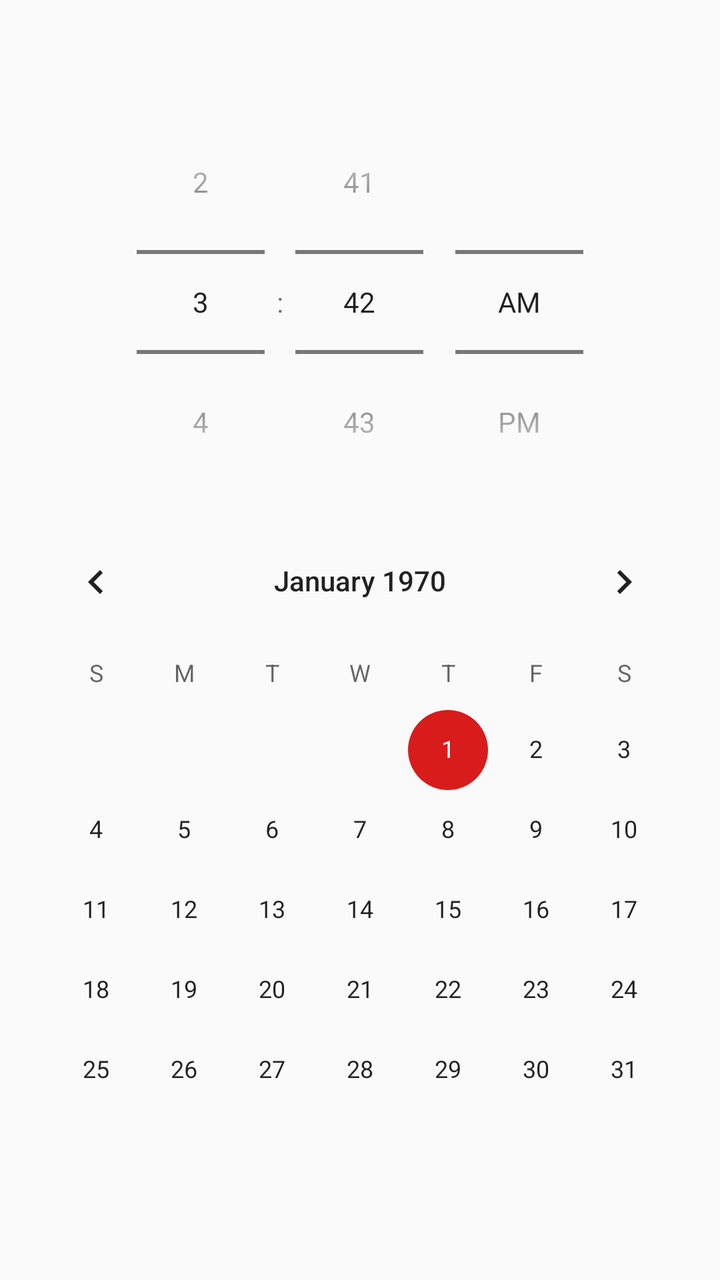
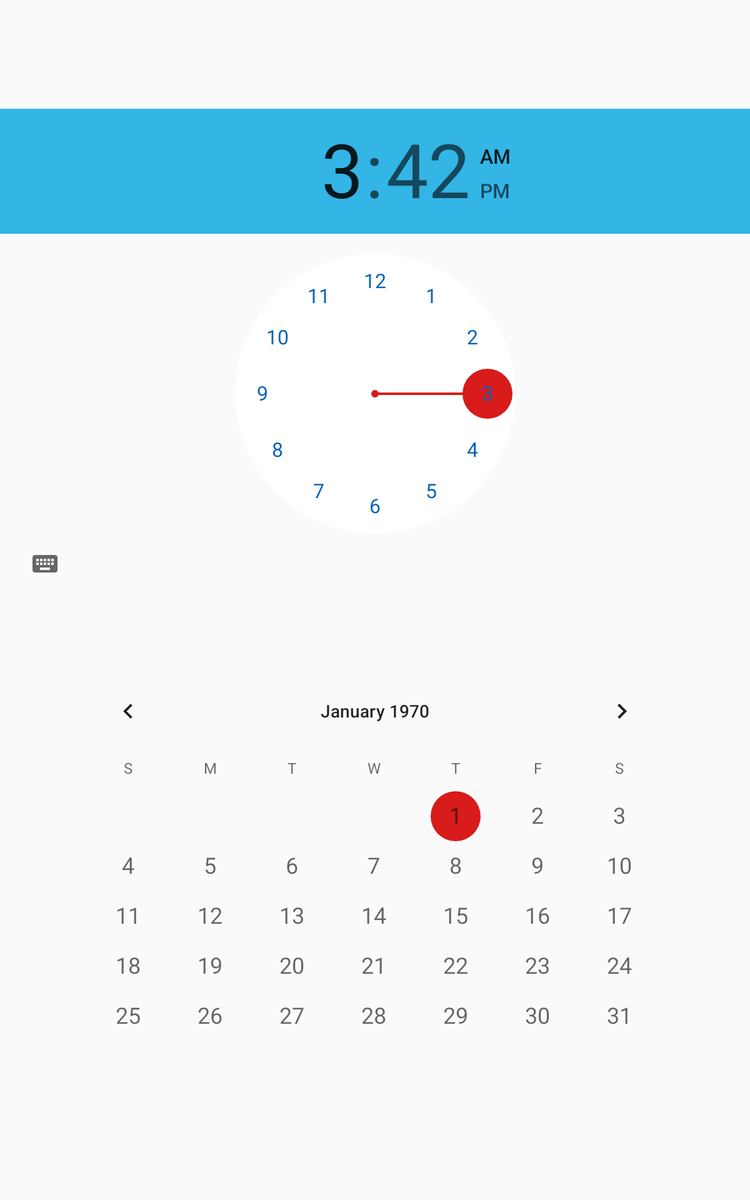

An Android layout and its configuration variant, each rendered on a device that would load it. The default file and the variant file are quoted in full after the pictures.
<!-- AndroidManifest.xml: application theme AppTheme -->
<!-- res/layout/fragment_add_meeting_date_hour.xml -->
<?xml version="1.0" encoding="utf-8"?>
<ScrollView android:layout_height="match_parent"
    android:layout_width="match_parent"
    xmlns:android="http://schemas.android.com/apk/res/android">

    <LinearLayout
        android:layout_height="wrap_content"
        android:id="@+id/listDateHour"
        android:orientation="vertical"
        android:layout_gravity="center_vertical"
        android:layout_width="match_parent">

        <RelativeLayout
            android:layout_width="match_parent"
            android:layout_height="wrap_content">

            <TimePicker
                android:id="@+id/timePicker"
                android:layout_width="wrap_content"
                android:layout_centerHorizontal="true"
                android:timePickerMode="spinner"
                android:layout_height="wrap_content" />
        </RelativeLayout>

        <RelativeLayout
            android:layout_height="wrap_content"
            android:layout_width="match_parent">
            <CalendarView
                android:layout_centerHorizontal="true"
                android:id="@+id/calendar_meeting"
                android:layout_width="wrap_content"
                android:layout_height="wrap_content" />
        </RelativeLayout>


    </LinearLayout>

</ScrollView>
<!-- resources referenced by this layout -->
<resources>
  <!-- from res/values-hdpi/ -->
  <style name="AppTheme" parent="Theme.AppCompat.Light.DarkActionBar">
          
          <item name="colorPrimary">@color/colorPrimary</item>
          <item name="colorPrimaryDark">@color/colorPrimaryDark</item>
          <item name="colorAccent">@color/colorAccent</item>
          <item name="android:actionOverflowButtonStyle">@style/MyActionButtonOverflow</item>
      </style>
  <!-- from res/values-hdpi/ -->
  <color name="colorPrimary">#279DE4</color>
  <!-- from res/values-hdpi/ -->
  <color name="colorPrimaryDark">#0062B6</color>
  <!-- from res/values-hdpi/ -->
  <color name="colorAccent">#D81B1B</color>
  <!-- from res/values-hdpi/ -->
  <style name="MyActionButtonOverflow" parent="android:style/Widget.Holo.Light.ActionButton.Overflow">
          <item name="android:src">@drawable/ic_filter_list_24px</item>
          <item name="android:background">?android:attr/actionBarItemBackground</item>
          <item name="android:contentDescription">"Lala"</item>
      </style>
  <!-- drawable ic_filter_list_24px (drawable-sw600dp) -->
  <vector xmlns:android="http://schemas.android.com/apk/res/android"
      android:width="48dp"
      android:height="48dp"
      android:viewportWidth="24"
      android:viewportHeight="24">
    <path
        android:fillColor="#FFFFFF"
        android:pathData="M10,18h4v-2h-4v2zM3,6v2h18L21,6L3,6zM6,13h12v-2L6,11v2z"/>
  </vector>
</resources>
<!-- res/layout-sw600dp/fragment_add_meeting_date_hour.xml (the repository's variant of the layout above) -->
<!-- drawn on a 7-inch tablet held upright -->
<?xml version="1.0" encoding="utf-8"?>
<ScrollView android:layout_height="match_parent"
    android:layout_width="match_parent"
    xmlns:android="http://schemas.android.com/apk/res/android">

    <LinearLayout
        android:layout_height="wrap_content"
        android:id="@+id/listDateHour"
        android:orientation="vertical"
        android:layout_gravity="center_vertical"
        android:layout_width="match_parent">

        <RelativeLayout
            android:layout_width="match_parent"
            android:layout_marginBottom="60dp"
            android:layout_height="match_parent">

            <TimePicker
                android:id="@+id/timePicker"
                style="@android:style/Widget.Material.TimePicker"
                android:layout_width="wrap_content"
                android:layout_height="match_parent"
                android:layout_centerHorizontal="true"
                android:headerBackground="@android:color/holo_blue_light"
                android:numbersBackgroundColor="@color/colorWhite"
                android:numbersTextColor="@color/colorPrimaryDark"
                android:scrollbarSize="4dp"
                android:timePickerMode="clock" />
        </RelativeLayout>

        <RelativeLayout

            android:layout_height="match_parent"
            android:layout_width="match_parent">

            <CalendarView
                android:id="@+id/calendar_meeting"
                android:layout_width="wrap_content"
                android:layout_height="match_parent"
                android:layout_centerInParent="true"
                android:dateTextAppearance="@style/TextAppearance.AppCompat.Medium"
                android:measureAllChildren="false"
                android:minWidth="500dp"
                android:textAlignment="center" />
        </RelativeLayout>


    </LinearLayout>

</ScrollView>
<!-- resources referenced by the variant -->
<!-- as a 7-inch tablet held upright resolves them -->
<resources>
  <!-- from res/values-hdpi/ -->
  <color name="colorPrimaryDark">#0062B6</color>
  <color name="colorWhite">#FFFFFF</color>
  <!-- from res/values-hdpi/ -->
  <style name="AppTheme" parent="Theme.AppCompat.Light.DarkActionBar">
          
          <item name="colorPrimary">@color/colorPrimary</item>
          <item name="colorPrimaryDark">@color/colorPrimaryDark</item>
          <item name="colorAccent">@color/colorAccent</item>
          <item name="android:actionOverflowButtonStyle">@style/MyActionButtonOverflow</item>
      </style>
  <!-- from res/values-hdpi/ -->
  <color name="colorPrimary">#279DE4</color>
  <!-- from res/values-hdpi/ -->
  <color name="colorAccent">#D81B1B</color>
  <!-- from res/values-hdpi/ -->
  <style name="MyActionButtonOverflow" parent="android:style/Widget.Holo.Light.ActionButton.Overflow">
          <item name="android:src">@drawable/ic_filter_list_24px</item>
          <item name="android:background">?android:attr/actionBarItemBackground</item>
          <item name="android:contentDescription">"Lala"</item>
      </style>
  <!-- drawable ic_filter_list_24px (drawable-sw600dp) -->
  <vector xmlns:android="http://schemas.android.com/apk/res/android"
      android:width="48dp"
      android:height="48dp"
      android:viewportWidth="24"
      android:viewportHeight="24">
    <path
        android:fillColor="#FFFFFF"
        android:pathData="M10,18h4v-2h-4v2zM3,6v2h18L21,6L3,6zM6,13h12v-2L6,11v2z"/>
  </vector>
</resources>
